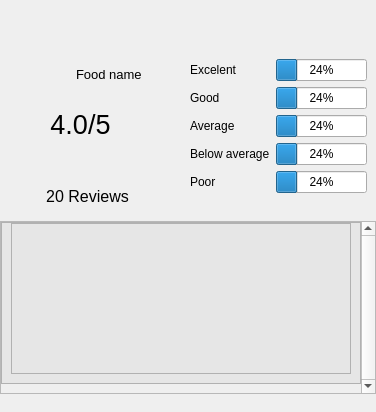
                    <widget class="QWidget" name="review_food_page">
                     <layout class="QVBoxLayout" name="verticalLayout_16">
                      <property name="spacing">
                       <number>0</number>
                      </property>
                      <property name="leftMargin">
                       <number>0</number>
                      </property>
                      <property name="topMargin">
                       <number>0</number>
                      </property>
                      <property name="rightMargin">
                       <number>0</number>
                      </property>
                      <property name="bottomMargin">
                       <number>0</number>
                      </property>
                      <item>
                       <widget class="QWidget" name="top_bar_3" native="true">
                        <property name="sizePolicy">
                         <sizepolicy hsizetype="Preferred" vsizetype="Preferred">
                          <horstretch>0</horstretch>
                          <verstretch>1</verstretch>
                         </sizepolicy>
                        </property>
                       </widget>
                      </item>
                      <item>
                       <widget class="QWidget" name="main_content_3" native="true">
                        <property name="sizePolicy">
                         <sizepolicy hsizetype="Preferred" vsizetype="Preferred">
                          <horstretch>0</horstretch>
                          <verstretch>9</verstretch>
                         </sizepolicy>
                        </property>
                        <layout class="QVBoxLayout" name="verticalLayout_18">
                         <property name="leftMargin">
                          <number>0</number>
                         </property>
                         <property name="rightMargin">
                          <number>0</number>
                         </property>
                         <item>
                          <widget class="QWidget" name="food_review_top" native="true">
                           <layout class="QHBoxLayout" name="horizontalLayout_11">
                            <property name="leftMargin">
                             <number>0</number>
                            </property>
                            <property name="topMargin">
                             <number>0</number>
                            </property>
                            <property name="rightMargin">
                             <number>0</number>
                            </property>
                            <property name="bottomMargin">
                             <number>0</number>
                            </property>
                            <item>
                             <widget class="QWidget" name="food_review_left" native="true">
                              <property name="sizePolicy">
                               <sizepolicy hsizetype="Preferred" vsizetype="Preferred">
                                <horstretch>4</horstretch>
                                <verstretch>0</verstretch>
                               </sizepolicy>
                              </property>
                              <layout class="QVBoxLayout" name="verticalLayout_19">
                               <property name="spacing">
                                <number>0</number>
                               </property>
                               <property name="leftMargin">
                                <number>0</number>
                               </property>
                               <property name="topMargin">
                                <number>0</number>
                               </property>
                               <property name="rightMargin">
                                <number>0</number>
                               </property>
                               <property name="bottomMargin">
                                <number>0</number>
                               </property>
                               <item>
                                <widget class="QWidget" name="food_name_area" native="true">
                                 <property name="sizePolicy">
                                  <sizepolicy hsizetype="Preferred" vsizetype="Fixed">
                                   <horstretch>0</horstretch>
                                   <verstretch>0</verstretch>
                                  </sizepolicy>
                                 </property>
                                 <layout class="QHBoxLayout" name="horizontalLayout_15">
                                  <property name="leftMargin">
                                   <number>20</number>
                                  </property>
                                  <property name="topMargin">
                                   <number>0</number>
                                  </property>
                                  <property name="rightMargin">
                                   <number>0</number>
                                  </property>
                                  <property name="bottomMargin">
                                   <number>0</number>
                                  </property>
                                  <item>
                                   <widget class="QLabel" name="food_image">
                                    <property name="sizePolicy">
                                     <sizepolicy hsizetype="Fixed" vsizetype="Fixed">
                                      <horstretch>0</horstretch>
                                      <verstretch>0</verstretch>
                                     </sizepolicy>
                                    </property>
                                    <property name="minimumSize">
                                     <size>
                                      <width>50</width>
                                      <height>50</height>
                                     </size>
                                    </property>
                                    <property name="maximumSize">
                                     <size>
                                      <width>50</width>
                                      <height>50</height>
                                     </size>
                                    </property>
                                    <property name="text">
                                     <string/>
                                    </property>
                                    <property name="pixmap">
                                     <pixmap resource="../Qss/icons/_icons.qrc">:/material_design/icons/material_design/fastfood.png</pixmap>
                                    </property>
                                    <property name="scaledContents">
                                     <bool>true</bool>
                                    </property>
                                   </widget>
                                  </item>
                                  <item>
                                   <widget class="QLabel" name="food_name">
                                    <property name="sizePolicy">
                                     <sizepolicy hsizetype="Preferred" vsizetype="Fixed">
                                      <horstretch>0</horstretch>
                                      <verstretch>0</verstretch>
                                     </sizepolicy>
                                    </property>
                                    <property name="font">
                                     <font>
                                      <pointsize>10</pointsize>
                                     </font>
                                    </property>
                                    <property name="text">
                                     <string>Food name</string>
                                    </property>
                                   </widget>
                                  </item>
                                 </layout>
                                </widget>
                               </item>
                               <item>
                                <widget class="QWidget" name="rate_widget" native="true">
                                 <layout class="QVBoxLayout" name="verticalLayout_20">
                                  <property name="spacing">
                                   <number>0</number>
                                  </property>
                                  <property name="topMargin">
                                   <number>0</number>
                                  </property>
                                  <property name="bottomMargin">
                                   <number>0</number>
                                  </property>
                                  <item>
                                   <widget class="QWidget" name="avg_rate" native="true">
                                    <property name="sizePolicy">
                                     <sizepolicy hsizetype="Preferred" vsizetype="Preferred">
                                      <horstretch>0</horstretch>
                                      <verstretch>0</verstretch>
                                     </sizepolicy>
                                    </property>
                                    <layout class="QHBoxLayout" name="horizontalLayout_18">
                                     <property name="spacing">
                                      <number>0</number>
                                     </property>
                                     <item>
                                      <widget class="QLabel" name="avg_value">
                                       <property name="sizePolicy">
                                        <sizepolicy hsizetype="Minimum" vsizetype="Minimum">
                                         <horstretch>0</horstretch>
                                         <verstretch>0</verstretch>
                                        </sizepolicy>
                                       </property>
                                       <property name="font">
                                        <font>
                                         <pointsize>20</pointsize>
                                        </font>
                                       </property>
                                       <property name="text">
                                        <string>4.0</string>
                                       </property>
                                       <property name="alignment">
                                        <set>Qt::AlignRight|Qt::AlignTrailing|Qt::AlignVCenter</set>
                                       </property>
                                      </widget>
                                     </item>
                                     <item>
                                      <widget class="QLabel" name="avg_5">
                                       <property name="sizePolicy">
                                        <sizepolicy hsizetype="Minimum" vsizetype="Minimum">
                                         <horstretch>0</horstretch>
                                         <verstretch>0</verstretch>
                                        </sizepolicy>
                                       </property>
                                       <property name="font">
                                        <font>
                                         <pointsize>20</pointsize>
                                        </font>
                                       </property>
                                       <property name="text">
                                        <string>/5</string>
                                       </property>
                                      </widget>
                                     </item>
                                    </layout>
                                   </widget>
                                  </item>
                                  <item>
                                   <widget class="QWidget" name="stars_widget" native="true">
                                    <layout class="QHBoxLayout" name="horizontalLayout_19">
                                     <item>
                                      <widget class="QLabel" name="big_star_1">
                                       <property name="sizePolicy">
                                        <sizepolicy hsizetype="Fixed" vsizetype="Fixed">
                                         <horstretch>0</horstretch>
                                         <verstretch>0</verstretch>
                                        </sizepolicy>
                                       </property>
                                       <property name="minimumSize">
                                        <size>
                                         <width>23</width>
                                         <height>20</height>
                                        </size>
                                       </property>
                                       <property name="maximumSize">
                                        <size>
                                         <width>23</width>
                                         <height>20</height>
                                        </size>
                                       </property>
                                       <property name="text">
                                        <string/>
                                       </property>
                                       <property name="pixmap">
                                        <pixmap resource="../Qss/icons/_icons.qrc">:/font_awesome_solid/icons/font_awesome/solid/star.png</pixmap>
                                       </property>
                                       <property name="scaledContents">
                                        <bool>true</bool>
                                       </property>
                                      </widget>
                                     </item>
                                     <item>
                                      <widget class="QLabel" name="big_star_2">
                                       <property name="sizePolicy">
                                        <sizepolicy hsizetype="Fixed" vsizetype="Fixed">
                                         <horstretch>0</horstretch>
                                         <verstretch>0</verstretch>
                                        </sizepolicy>
                                       </property>
                                       <property name="minimumSize">
                                        <size>
                                         <width>23</width>
                                         <height>20</height>
                                        </size>
                                       </property>
                                       <property name="maximumSize">
                                        <size>
                                         <width>23</width>
                                         <height>20</height>
                                        </size>
                                       </property>
                                       <property name="text">
                                        <string/>
                                       </property>
                                       <property name="pixmap">
                                        <pixmap resource="../Qss/icons/_icons.qrc">:/font_awesome_solid/icons/font_awesome/solid/star.png</pixmap>
                                       </property>
                                       <property name="scaledContents">
                                        <bool>true</bool>
                                       </property>
                                      </widget>
                                     </item>
                                     <item>
                                      <widget class="QLabel" name="big_star_3">
                                       <property name="sizePolicy">
                                        <sizepolicy hsizetype="Fixed" vsizetype="Fixed">
                                         <horstretch>0</horstretch>
                                         <verstretch>0</verstretch>
                                        </sizepolicy>
                                       </property>
                                       <property name="minimumSize">
                                        <size>
                                         <width>23</width>
                                         <height>20</height>
                                        </size>
                                       </property>
                                       <property name="maximumSize">
                                        <size>
                                         <width>23</width>
                                         <height>20</height>
                                        </size>
                                       </property>
                                       <property name="text">
                                        <string/>
                                       </property>
                                       <property name="pixmap">
                                        <pixmap resource="../Qss/icons/_icons.qrc">:/font_awesome_solid/icons/font_awesome/solid/star.png</pixmap>
                                       </property>
                                       <property name="scaledContents">
                                        <bool>true</bool>
                                       </property>
                                      </widget>
                                     </item>
                                     <item>
                                      <widget class="QLabel" name="big_star_4">
                                       <property name="sizePolicy">
                                        <sizepolicy hsizetype="Fixed" vsizetype="Fixed">
                                         <horstretch>0</horstretch>
                                         <verstretch>0</verstretch>
                                        </sizepolicy>
                                       </property>
                                       <property name="minimumSize">
                                        <size>
                                         <width>23</width>
                                         <height>20</height>
                                        </size>
                                       </property>
                                       <property name="maximumSize">
                                        <size>
                                         <width>23</width>
                                         <height>20</height>
                                        </size>
                                       </property>
                                       <property name="text">
                                        <string/>
                                       </property>
                                       <property name="pixmap">
                                        <pixmap resource="../Qss/icons/_icons.qrc">:/font_awesome_solid/icons/font_awesome/solid/star.png</pixmap>
                                       </property>
                                       <property name="scaledContents">
                                        <bool>true</bool>
                                       </property>
                                      </widget>
                                     </item>
                                     <item>
                                      <widget class="QLabel" name="big_star_5">
                                       <property name="sizePolicy">
                                        <sizepolicy hsizetype="Fixed" vsizetype="Fixed">
                                         <horstretch>0</horstretch>
                                         <verstretch>0</verstretch>
                                        </sizepolicy>
                                       </property>
                                       <property name="minimumSize">
                                        <size>
                                         <width>23</width>
                                         <height>20</height>
                                        </size>
                                       </property>
                                       <property name="maximumSize">
                                        <size>
                                         <width>23</width>
                                         <height>20</height>
                                        </size>
                                       </property>
                                       <property name="text">
                                        <string/>
                                       </property>
                                       <property name="pixmap">
                                        <pixmap resource="../Qss/icons/_icons.qrc">:/font_awesome_solid/icons/font_awesome/solid/star.png</pixmap>
                                       </property>
                                       <property name="scaledContents">
                                        <bool>true</bool>
                                       </property>
                                      </widget>
                                     </item>
                                    </layout>
                                   </widget>
                                  </item>
                                  <item>
                                   <widget class="QLabel" name="nums_reviews">
                                    <property name="font">
                                     <font>
                                      <pointsize>12</pointsize>
                                     </font>
                                    </property>
                                    <property name="text">
                                     <string>20 Reviews</string>
                                    </property>
                                    <property name="alignment">
                                     <set>Qt::AlignCenter</set>
                                    </property>
                                   </widget>
                                  </item>
                                 </layout>
                                </widget>
                               </item>
                              </layout>
                             </widget>
                            </item>
                            <item>
                             <widget class="QWidget" name="food_review_right" native="true">
                              <property name="sizePolicy">
                               <sizepolicy hsizetype="Preferred" vsizetype="Preferred">
                                <horstretch>6</horstretch>
                                <verstretch>0</verstretch>
                               </sizepolicy>
                              </property>
                              <layout class="QGridLayout" name="gridLayout">
                               <item row="1" column="1">
                                <widget class="QLabel" name="good_label">
                                 <property name="text">
                                  <string>Good</string>
                                 </property>
                                </widget>
                               </item>
                               <item row="4" column="1">
                                <widget class="QLabel" name="poor_label">
                                 <property name="text">
                                  <string>Poor</string>
                                 </property>
                                </widget>
                               </item>
                               <item row="0" column="2">
                                <widget class="QProgressBar" name="excelent_progressBar">
                                 <property name="value">
                                  <number>24</number>
                                 </property>
                                </widget>
                               </item>
                               <item row="2" column="1">
                                <widget class="QLabel" name="avg_label">
                                 <property name="text">
                                  <string>Average</string>
                                 </property>
                                </widget>
                               </item>
                               <item row="3" column="1">
                                <widget class="QLabel" name="below_label">
                                 <property name="text">
                                  <string>Below average</string>
                                 </property>
                                </widget>
                               </item>
                               <item row="0" column="1">
                                <widget class="QLabel" name="excelent_label">
                                 <property name="text">
                                  <string>Excelent</string>
                                 </property>
                                </widget>
                               </item>
                               <item row="1" column="2">
                                <widget class="QProgressBar" name="good_progressBar">
                                 <property name="value">
                                  <number>24</number>
                                 </property>
                                </widget>
                               </item>
                               <item row="2" column="2">
                                <widget class="QProgressBar" name="avg_progressBar">
                                 <property name="value">
                                  <number>24</number>
                                 </property>
                                </widget>
                               </item>
                               <item row="3" column="2">
                                <widget class="QProgressBar" name="below_progressBar">
                                 <property name="value">
                                  <number>24</number>
                                 </property>
                                </widget>
                               </item>
                               <item row="4" column="2">
                                <widget class="QProgressBar" name="poor_progressBar">
                                 <property name="value">
                                  <number>24</number>
                                 </property>
                                </widget>
                               </item>
                              </layout>
                             </widget>
                            </item>
                           </layout>
                          </widget>
                         </item>
                         <item>
                          <widget class="QWidget" name="food_review_bot" native="true">
                           <layout class="QVBoxLayout" name="verticalLayout_21">
                            <property name="spacing">
                             <number>0</number>
                            </property>
                            <property name="leftMargin">
                             <number>0</number>
                            </property>
                            <property name="rightMargin">
                             <number>0</number>
                            </property>
                            <item>
                             <widget class="QScrollArea" name="reviews_scrollArea">
                              <property name="verticalScrollBarPolicy">
                               <enum>Qt::ScrollBarAlwaysOn</enum>
                              </property>
                              <property name="horizontalScrollBarPolicy">
                               <enum>Qt::ScrollBarAlwaysOff</enum>
                              </property>
                              <property name="widgetResizable">
                               <bool>true</bool>
                              </property>
                              <widget class="QWidget" name="reviews_scrollAreaWidgetContents">
                               <property name="geometry">
                                <rect>
                                 <x>0</x>
                                 <y>0</y>
                                 <width>91</width>
                                 <height>91</height>
                                </rect>
                               </property>
                               <layout class="QVBoxLayout" name="verticalLayout_22">
                                <property name="leftMargin">
                                 <number>0</number>
                                </property>
                                <property name="topMargin">
                                 <number>0</number>
                                </property>
                                <property name="rightMargin">
                                 <number>0</number>
                                </property>
                                <item>
                                 <widget class="QFrame" name="reviews_frame">
                                  <property name="sizePolicy">
                                   <sizepolicy hsizetype="Preferred" vsizetype="Expanding">
                                    <horstretch>0</horstretch>
                                    <verstretch>0</verstretch>
                                   </sizepolicy>
                                  </property>
                                  <property name="minimumSize">
                                   <size>
                                    <width>0</width>
                                    <height>0</height>
                                   </size>
                                  </property>
                                  <property name="styleSheet">
                                   <string notr="true">background: #e6e6e6</string>
                                  </property>
                                  <property name="frameShape">
                                   <enum>QFrame::StyledPanel</enum>
                                  </property>
                                  <property name="frameShadow">
                                   <enum>QFrame::Raised</enum>
                                  </property>
                                  <layout class="QVBoxLayout" name="verticalLayout_23">
                                   <property name="topMargin">
                                    <number>0</number>
                                   </property>
                                   <item>
                                    <widget class="QTableWidget" name="food_review_tableWidget"/>
                                   </item>
                                  </layout>
                                 </widget>
                                </item>
                               </layout>
                              </widget>
                             </widget>
                            </item>
                           </layout>
                          </widget>
                         </item>
                        </layout>
                       </widget>
                      </item>
                     </layout>
                    </widget>
